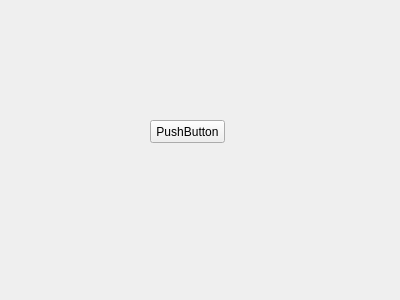
<?xml version="1.0" encoding="UTF-8"?>
<ui version="4.0">
 <class>Widget</class>
 <widget class="QWidget" name="Widget">
  <property name="geometry">
   <rect>
    <x>0</x>
    <y>0</y>
    <width>400</width>
    <height>300</height>
   </rect>
  </property>
  <property name="windowTitle">
   <string>Widget</string>
  </property>
  <widget class="QPushButton" name="pushButton">
   <property name="geometry">
    <rect>
     <x>150</x>
     <y>120</y>
     <width>75</width>
     <height>23</height>
    </rect>
   </property>
   <property name="text">
    <string>PushButton</string>
   </property>
  </widget>
 </widget>
 <layoutdefault spacing="6" margin="11"/>
 <resources/>
 <connections/>
</ui>
